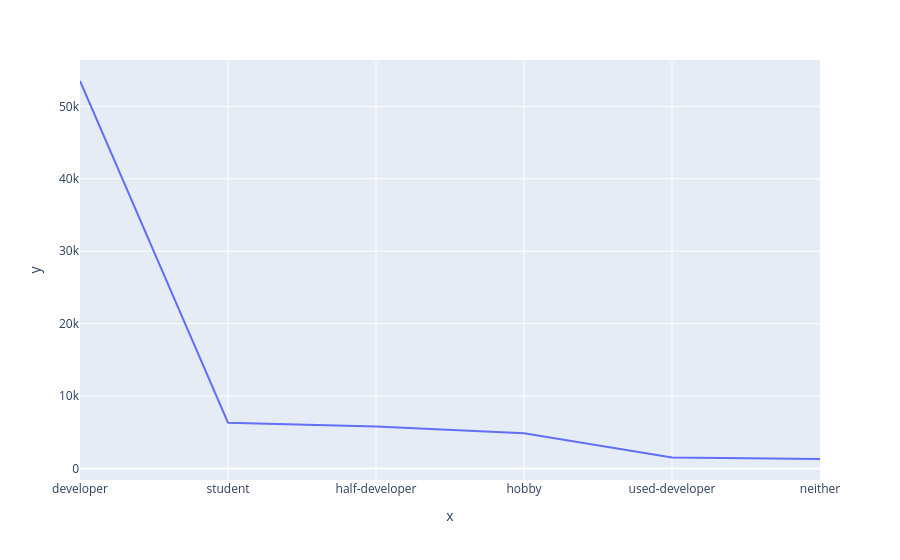
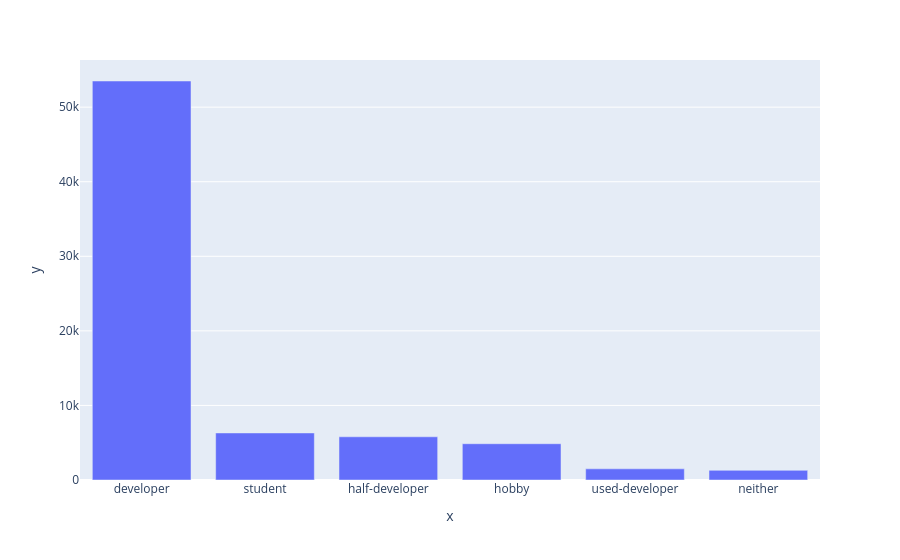
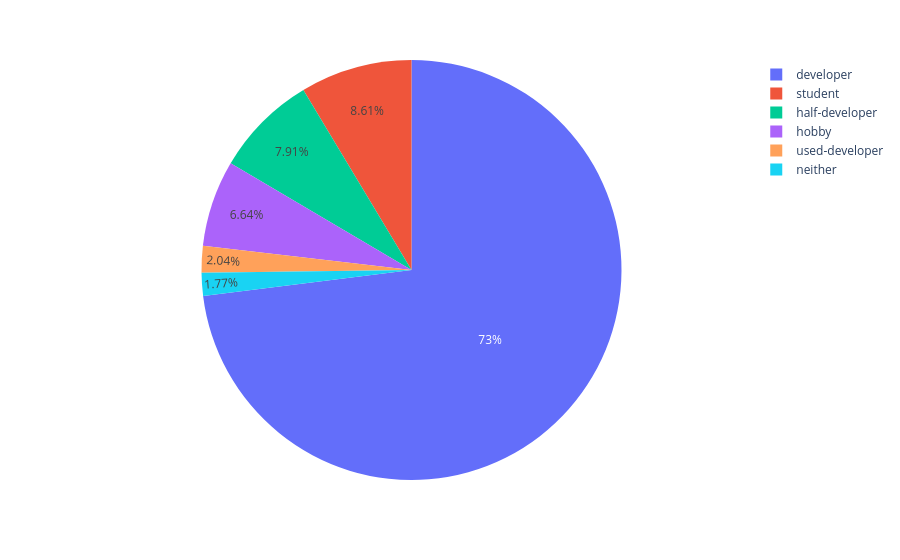

The cell these charts' notebook holds for them, in order:
### Code cell
line = ['developer', 'student', 'half-developer', 'hobby', 'used-developer', 'neither']
plot_line_chart(df, 'MainBranch', line)
plot_bar_chart(df, 'MainBranch', line)
plot_pie_chart(df, 'MainBranch', line)

### Figure 1 — Plotly figure (JSON) as saved in the notebook; plotly's stock layout.template omitted (floating-point values rounded to 4 significant figures)
{"data": [{"hovertemplate": "x=%{x}<br>y=%{y}<extra></extra>", "legendgroup": "", "line": {"color": "#636efa", "dash": "solid"}, "marker": {"symbol": "circle"}, "mode": "lines", "name": "", "orientation": "v", "showlegend": false, "type": "scatter", "x": ["developer", "student", "half-developer", "hobby", "used-developer", "neither"], "xaxis": "x", "y": [53507, 6309, 5794, 4865, 1497, 1296], "yaxis": "y"}], "layout": {"legend": {"tracegroupgap": 0}, "margin": {"t": 60}, "xaxis": {"anchor": "y", "domain": [0, 1], "title": {"text": "x"}}, "yaxis": {"anchor": "x", "domain": [0, 1], "title": {"text": "y"}}}}

### Figure 2 — Plotly figure (JSON) as saved in the notebook; plotly's stock layout.template omitted (floating-point values rounded to 4 significant figures)
{"data": [{"hovertemplate": "x=%{x}<br>y=%{y}<extra></extra>", "legendgroup": "", "marker": {"color": "#636efa", "pattern": {"shape": ""}}, "name": "", "orientation": "v", "showlegend": false, "textposition": "auto", "type": "bar", "x": ["developer", "student", "half-developer", "hobby", "used-developer", "neither"], "xaxis": "x", "y": [53507, 6309, 5794, 4865, 1497, 1296], "yaxis": "y"}], "layout": {"barmode": "relative", "legend": {"tracegroupgap": 0}, "margin": {"t": 60}, "xaxis": {"anchor": "y", "domain": [0, 1], "title": {"text": "x"}}, "yaxis": {"anchor": "x", "domain": [0, 1], "title": {"text": "y"}}}}

### Figure 3 — Plotly figure (JSON) as saved in the notebook; plotly's stock layout.template omitted (floating-point values rounded to 4 significant figures)
{"data": [{"domain": {"x": [0, 1], "y": [0, 1]}, "hovertemplate": "label=%{label}<br>value=%{value}<extra></extra>", "labels": ["developer", "student", "half-developer", "hobby", "used-developer", "neither"], "legendgroup": "", "name": "", "showlegend": true, "type": "pie", "values": [53507, 6309, 5794, 4865, 1497, 1296]}], "layout": {"legend": {"tracegroupgap": 0}, "margin": {"t": 60}}}
